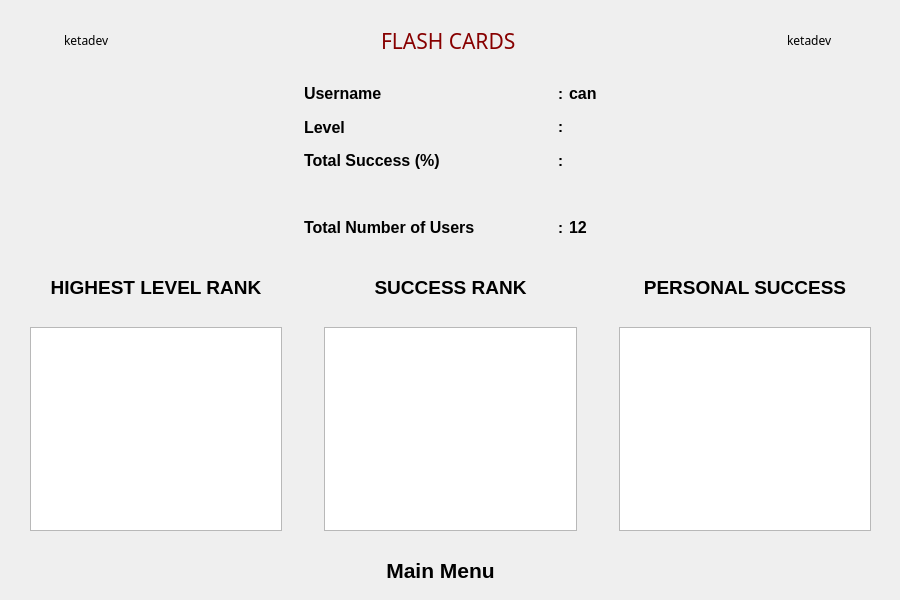
<?xml version="1.0" encoding="UTF-8"?>
<ui version="4.0">
 <class>MainWindow</class>
 <widget class="QMainWindow" name="MainWindow">
  <property name="geometry">
   <rect>
    <x>0</x>
    <y>0</y>
    <width>900</width>
    <height>600</height>
   </rect>
  </property>
  <property name="minimumSize">
   <size>
    <width>900</width>
    <height>600</height>
   </size>
  </property>
  <property name="maximumSize">
   <size>
    <width>900</width>
    <height>600</height>
   </size>
  </property>
  <property name="windowTitle">
   <string>MainWindow</string>
  </property>
  <widget class="QWidget" name="centralwidget">
   <property name="styleSheet">
    <string notr="true">#centralwidget{
background-image: url(:/icons/voca2.png);
}</string>
   </property>
   <widget class="QWidget" name="layoutWidget">
    <property name="geometry">
     <rect>
      <x>8</x>
      <y>10</y>
      <width>881</width>
      <height>61</height>
     </rect>
    </property>
    <layout class="QHBoxLayout" name="horizontalLayout_5">
     <item>
      <widget class="QLabel" name="label_6">
       <property name="sizePolicy">
        <sizepolicy hsizetype="Preferred" vsizetype="Expanding">
         <horstretch>0</horstretch>
         <verstretch>0</verstretch>
        </sizepolicy>
       </property>
       <property name="minimumSize">
        <size>
         <width>50</width>
         <height>50</height>
        </size>
       </property>
       <property name="maximumSize">
        <size>
         <width>50</width>
         <height>50</height>
        </size>
       </property>
       <property name="text">
        <string/>
       </property>
       <property name="pixmap">
        <pixmap resource="dsa.qrc">:/icons/idea.png</pixmap>
       </property>
       <property name="scaledContents">
        <bool>true</bool>
       </property>
      </widget>
     </item>
     <item>
      <widget class="QLabel" name="label_7">
       <property name="font">
        <font>
         <family>Colonna MT</family>
        </font>
       </property>
       <property name="text">
        <string>ketadev</string>
       </property>
      </widget>
     </item>
     <item>
      <spacer name="horizontalSpacer_9">
       <property name="orientation">
        <enum>Qt::Horizontal</enum>
       </property>
       <property name="sizeHint" stdset="0">
        <size>
         <width>40</width>
         <height>20</height>
        </size>
       </property>
      </spacer>
     </item>
     <item>
      <widget class="QLabel" name="label_5">
       <property name="sizePolicy">
        <sizepolicy hsizetype="Fixed" vsizetype="Preferred">
         <horstretch>0</horstretch>
         <verstretch>0</verstretch>
        </sizepolicy>
       </property>
       <property name="font">
        <font>
         <family>Cooper Black</family>
         <pointsize>16</pointsize>
        </font>
       </property>
       <property name="styleSheet">
        <string notr="true">color: rgb(135, 0, 0);</string>
       </property>
       <property name="text">
        <string>FLASH CARDS</string>
       </property>
      </widget>
     </item>
     <item>
      <spacer name="horizontalSpacer_8">
       <property name="orientation">
        <enum>Qt::Horizontal</enum>
       </property>
       <property name="sizeHint" stdset="0">
        <size>
         <width>40</width>
         <height>20</height>
        </size>
       </property>
      </spacer>
     </item>
     <item>
      <widget class="QLabel" name="label_2">
       <property name="font">
        <font>
         <family>Colonna MT</family>
        </font>
       </property>
       <property name="text">
        <string>ketadev</string>
       </property>
      </widget>
     </item>
     <item>
      <widget class="QLabel" name="label_3">
       <property name="sizePolicy">
        <sizepolicy hsizetype="Preferred" vsizetype="Expanding">
         <horstretch>0</horstretch>
         <verstretch>0</verstretch>
        </sizepolicy>
       </property>
       <property name="minimumSize">
        <size>
         <width>50</width>
         <height>50</height>
        </size>
       </property>
       <property name="maximumSize">
        <size>
         <width>50</width>
         <height>50</height>
        </size>
       </property>
       <property name="text">
        <string/>
       </property>
       <property name="pixmap">
        <pixmap resource="dsa.qrc">:/icons/idea.png</pixmap>
       </property>
       <property name="scaledContents">
        <bool>true</bool>
       </property>
      </widget>
     </item>
    </layout>
   </widget>
   <widget class="QPushButton" name="pushButton">
    <property name="geometry">
     <rect>
      <x>340</x>
      <y>550</y>
      <width>201</width>
      <height>41</height>
     </rect>
    </property>
    <property name="font">
     <font>
      <pointsize>16</pointsize>
      <weight>75</weight>
      <bold>true</bold>
     </font>
    </property>
    <property name="cursor">
     <cursorShape>PointingHandCursor</cursorShape>
    </property>
    <property name="styleSheet">
     <string notr="true">border: none</string>
    </property>
    <property name="text">
     <string>Main Menu</string>
    </property>
    <property name="icon">
     <iconset resource="dsa.qrc">
      <normaloff>:/icons/back.png</normaloff>:/icons/back.png</iconset>
    </property>
    <property name="iconSize">
     <size>
      <width>30</width>
      <height>30</height>
     </size>
    </property>
   </widget>
   <widget class="QWidget" name="horizontalLayoutWidget">
    <property name="geometry">
     <rect>
      <x>30</x>
      <y>270</y>
      <width>841</width>
      <height>261</height>
     </rect>
    </property>
    <layout class="QHBoxLayout" name="horizontalLayout" stretch="0,0,0,0,0">
     <item>
      <layout class="QVBoxLayout" name="verticalLayout_2" stretch="2,1,12">
       <item>
        <widget class="QLabel" name="label_9">
         <property name="sizePolicy">
          <sizepolicy hsizetype="Preferred" vsizetype="Preferred">
           <horstretch>0</horstretch>
           <verstretch>0</verstretch>
          </sizepolicy>
         </property>
         <property name="font">
          <font>
           <pointsize>14</pointsize>
           <weight>75</weight>
           <bold>true</bold>
          </font>
         </property>
         <property name="text">
          <string>HIGHEST LEVEL RANK</string>
         </property>
         <property name="alignment">
          <set>Qt::AlignCenter</set>
         </property>
        </widget>
       </item>
       <item>
        <spacer name="verticalSpacer_2">
         <property name="orientation">
          <enum>Qt::Vertical</enum>
         </property>
         <property name="sizeHint" stdset="0">
          <size>
           <width>20</width>
           <height>40</height>
          </size>
         </property>
        </spacer>
       </item>
       <item>
        <widget class="QTableWidget" name="stat_table_highlevel"/>
       </item>
      </layout>
     </item>
     <item>
      <spacer name="horizontalSpacer">
       <property name="orientation">
        <enum>Qt::Horizontal</enum>
       </property>
       <property name="sizeHint" stdset="0">
        <size>
         <width>40</width>
         <height>20</height>
        </size>
       </property>
      </spacer>
     </item>
     <item>
      <layout class="QVBoxLayout" name="verticalLayout" stretch="2,1,12">
       <item>
        <widget class="QLabel" name="label_4">
         <property name="sizePolicy">
          <sizepolicy hsizetype="Preferred" vsizetype="Preferred">
           <horstretch>0</horstretch>
           <verstretch>0</verstretch>
          </sizepolicy>
         </property>
         <property name="font">
          <font>
           <pointsize>14</pointsize>
           <weight>75</weight>
           <bold>true</bold>
          </font>
         </property>
         <property name="text">
          <string>SUCCESS RANK</string>
         </property>
         <property name="alignment">
          <set>Qt::AlignCenter</set>
         </property>
        </widget>
       </item>
       <item>
        <spacer name="verticalSpacer">
         <property name="orientation">
          <enum>Qt::Vertical</enum>
         </property>
         <property name="sizeHint" stdset="0">
          <size>
           <width>20</width>
           <height>40</height>
          </size>
         </property>
        </spacer>
       </item>
       <item>
        <widget class="QTableWidget" name="stat_table_suc"/>
       </item>
      </layout>
     </item>
     <item>
      <spacer name="horizontalSpacer_2">
       <property name="orientation">
        <enum>Qt::Horizontal</enum>
       </property>
       <property name="sizeHint" stdset="0">
        <size>
         <width>40</width>
         <height>20</height>
        </size>
       </property>
      </spacer>
     </item>
     <item>
      <layout class="QVBoxLayout" name="verticalLayout_4" stretch="2,1,12">
       <item>
        <widget class="QLabel" name="label_13">
         <property name="sizePolicy">
          <sizepolicy hsizetype="Preferred" vsizetype="Preferred">
           <horstretch>0</horstretch>
           <verstretch>0</verstretch>
          </sizepolicy>
         </property>
         <property name="font">
          <font>
           <pointsize>14</pointsize>
           <weight>75</weight>
           <bold>true</bold>
          </font>
         </property>
         <property name="text">
          <string>PERSONAL SUCCESS</string>
         </property>
         <property name="alignment">
          <set>Qt::AlignCenter</set>
         </property>
        </widget>
       </item>
       <item>
        <spacer name="verticalSpacer_4">
         <property name="orientation">
          <enum>Qt::Vertical</enum>
         </property>
         <property name="sizeHint" stdset="0">
          <size>
           <width>20</width>
           <height>40</height>
          </size>
         </property>
        </spacer>
       </item>
       <item>
        <widget class="QTableWidget" name="stat_table_pers"/>
       </item>
      </layout>
     </item>
    </layout>
   </widget>
   <widget class="QWidget" name="horizontalLayoutWidget_2">
    <property name="geometry">
     <rect>
      <x>10</x>
      <y>80</y>
      <width>881</width>
      <height>161</height>
     </rect>
    </property>
    <layout class="QHBoxLayout" name="horizontalLayout_2">
     <item>
      <spacer name="horizontalSpacer_3">
       <property name="orientation">
        <enum>Qt::Horizontal</enum>
       </property>
       <property name="sizeHint" stdset="0">
        <size>
         <width>40</width>
         <height>20</height>
        </size>
       </property>
      </spacer>
     </item>
     <item>
      <layout class="QGridLayout" name="gridLayout" columnstretch="24,0,0">
       <item row="0" column="1">
        <widget class="QLabel" name="label_14">
         <property name="font">
          <font>
           <pointsize>11</pointsize>
           <weight>75</weight>
           <bold>true</bold>
          </font>
         </property>
         <property name="text">
          <string>:</string>
         </property>
        </widget>
       </item>
       <item row="1" column="1">
        <widget class="QLabel" name="label_15">
         <property name="font">
          <font>
           <pointsize>11</pointsize>
           <weight>75</weight>
           <bold>true</bold>
          </font>
         </property>
         <property name="text">
          <string>:</string>
         </property>
        </widget>
       </item>
       <item row="2" column="1">
        <widget class="QLabel" name="label_16">
         <property name="font">
          <font>
           <pointsize>11</pointsize>
           <weight>75</weight>
           <bold>true</bold>
          </font>
         </property>
         <property name="text">
          <string>:</string>
         </property>
        </widget>
       </item>
       <item row="4" column="1">
        <widget class="QLabel" name="label_17">
         <property name="font">
          <font>
           <pointsize>11</pointsize>
           <weight>75</weight>
           <bold>true</bold>
          </font>
         </property>
         <property name="text">
          <string>:</string>
         </property>
        </widget>
       </item>
       <item row="3" column="2">
        <widget class="QLabel" name="label_12">
         <property name="text">
          <string/>
         </property>
        </widget>
       </item>
       <item row="3" column="0">
        <widget class="QLabel" name="label_8">
         <property name="text">
          <string/>
         </property>
        </widget>
       </item>
       <item row="2" column="0">
        <widget class="QLabel" name="label_11">
         <property name="font">
          <font>
           <pointsize>12</pointsize>
           <weight>75</weight>
           <bold>true</bold>
          </font>
         </property>
         <property name="text">
          <string>Total Success (%)</string>
         </property>
        </widget>
       </item>
       <item row="1" column="0">
        <widget class="QLabel" name="label_10">
         <property name="font">
          <font>
           <pointsize>12</pointsize>
           <weight>75</weight>
           <bold>true</bold>
          </font>
         </property>
         <property name="text">
          <string>Level</string>
         </property>
        </widget>
       </item>
       <item row="2" column="2">
        <widget class="QLabel" name="stat_txt_total">
         <property name="font">
          <font>
           <pointsize>12</pointsize>
           <weight>75</weight>
           <bold>true</bold>
          </font>
         </property>
         <property name="text">
          <string/>
         </property>
        </widget>
       </item>
       <item row="1" column="2">
        <widget class="QLabel" name="stat_txt_userlevel">
         <property name="font">
          <font>
           <pointsize>12</pointsize>
           <weight>75</weight>
           <bold>true</bold>
          </font>
         </property>
         <property name="text">
          <string/>
         </property>
        </widget>
       </item>
       <item row="0" column="0">
        <widget class="QLabel" name="stat_txt_">
         <property name="font">
          <font>
           <pointsize>12</pointsize>
           <weight>75</weight>
           <bold>true</bold>
          </font>
         </property>
         <property name="text">
          <string>Username</string>
         </property>
        </widget>
       </item>
       <item row="4" column="2">
        <widget class="QLabel" name="stat_txt_numofuser">
         <property name="font">
          <font>
           <pointsize>12</pointsize>
           <weight>75</weight>
           <bold>true</bold>
          </font>
         </property>
         <property name="text">
          <string>12</string>
         </property>
        </widget>
       </item>
       <item row="0" column="2">
        <widget class="QLabel" name="stat_txt_username">
         <property name="font">
          <font>
           <pointsize>12</pointsize>
           <weight>75</weight>
           <bold>true</bold>
          </font>
         </property>
         <property name="text">
          <string>can</string>
         </property>
        </widget>
       </item>
       <item row="4" column="0">
        <widget class="QLabel" name="label">
         <property name="font">
          <font>
           <pointsize>12</pointsize>
           <weight>75</weight>
           <bold>true</bold>
          </font>
         </property>
         <property name="text">
          <string>Total Number of Users </string>
         </property>
        </widget>
       </item>
      </layout>
     </item>
     <item>
      <spacer name="horizontalSpacer_4">
       <property name="orientation">
        <enum>Qt::Horizontal</enum>
       </property>
       <property name="sizeHint" stdset="0">
        <size>
         <width>40</width>
         <height>20</height>
        </size>
       </property>
      </spacer>
     </item>
    </layout>
   </widget>
  </widget>
 </widget>
 <resources>
  <include location="dsa.qrc"/>
 </resources>
 <connections/>
</ui>
